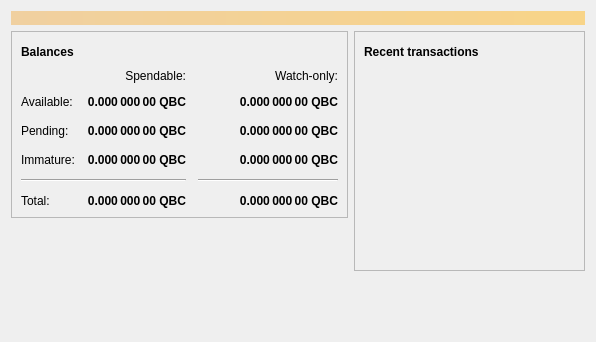
<?xml version="1.0" encoding="UTF-8"?>
<ui version="4.0">
 <class>OverviewPage</class>
 <widget class="QWidget" name="OverviewPage">
  <property name="geometry">
   <rect>
    <x>0</x>
    <y>0</y>
    <width>596</width>
    <height>342</height>
   </rect>
  </property>
  <property name="windowTitle">
   <string>Form</string>
  </property>
  <layout class="QVBoxLayout" name="topLayout">
   <item>
    <widget class="QLabel" name="labelAlerts">
     <property name="visible">
      <bool>false</bool>
     </property>
     <property name="styleSheet">
      <string notr="true">QLabel { background-color: qlineargradient(x1: 0, y1: 0, x2: 1, y2: 0, stop:0 #F0D0A0, stop:1 #F8D488); color:#000000; }</string>
     </property>
     <property name="wordWrap">
      <bool>true</bool>
     </property>
     <property name="margin">
      <number>3</number>
     </property>
     <property name="textInteractionFlags">
      <set>Qt::TextSelectableByMouse</set>
     </property>
    </widget>
   </item>
   <item>
    <layout class="QHBoxLayout" name="horizontalLayout" stretch="1,1">
     <item>
      <layout class="QVBoxLayout" name="verticalLayout_2">
       <item>
        <widget class="QFrame" name="frame">
         <property name="frameShape">
          <enum>QFrame::StyledPanel</enum>
         </property>
         <property name="frameShadow">
          <enum>QFrame::Raised</enum>
         </property>
         <layout class="QVBoxLayout" name="verticalLayout_4">
          <item>
           <layout class="QHBoxLayout" name="horizontalLayout_4">
            <item>
             <widget class="QLabel" name="label_5">
              <property name="font">
               <font>
                <weight>75</weight>
                <bold>true</bold>
               </font>
              </property>
              <property name="text">
               <string>Balances</string>
              </property>
             </widget>
            </item>
            <item>
             <widget class="QPushButton" name="labelWalletStatus">
              <property name="enabled">
               <bool>true</bool>
              </property>
              <property name="maximumSize">
               <size>
                <width>30</width>
                <height>16777215</height>
               </size>
              </property>
              <property name="toolTip">
               <string>The displayed information may be out of date. Your wallet automatically synchronizes with the Quebecoin network after a connection is established, but this process has not completed yet.</string>
              </property>
              <property name="text">
               <string/>
              </property>
              <property name="icon">
               <iconset resource="../bitcoin.qrc">
                <normaloff>:/icons/warning</normaloff>
                <disabledoff>:/icons/warning</disabledoff>:/icons/warning</iconset>
              </property>
              <property name="iconSize">
               <size>
                <width>24</width>
                <height>24</height>
               </size>
              </property>
              <property name="flat">
               <bool>true</bool>
              </property>
             </widget>
            </item>
            <item>
             <spacer name="horizontalSpacer_3">
              <property name="orientation">
               <enum>Qt::Horizontal</enum>
              </property>
              <property name="sizeHint" stdset="0">
               <size>
                <width>40</width>
                <height>20</height>
               </size>
              </property>
             </spacer>
            </item>
           </layout>
          </item>
          <item>
           <layout class="QGridLayout" name="gridLayout">
            <property name="spacing">
             <number>12</number>
            </property>
            <item row="2" column="2">
             <widget class="QLabel" name="labelWatchPending">
              <property name="font">
               <font>
                <weight>75</weight>
                <bold>true</bold>
               </font>
              </property>
              <property name="cursor">
               <cursorShape>IBeamCursor</cursorShape>
              </property>
              <property name="toolTip">
               <string>Unconfirmed transactions to watch-only addresses</string>
              </property>
              <property name="text">
               <string notr="true">0.000 000 00 QBC</string>
              </property>
              <property name="alignment">
               <set>Qt::AlignRight|Qt::AlignTrailing|Qt::AlignVCenter</set>
              </property>
              <property name="textInteractionFlags">
               <set>Qt::LinksAccessibleByMouse|Qt::TextSelectableByKeyboard|Qt::TextSelectableByMouse</set>
              </property>
             </widget>
            </item>
            <item row="2" column="1">
             <widget class="QLabel" name="labelUnconfirmed">
              <property name="font">
               <font>
                <weight>75</weight>
                <bold>true</bold>
               </font>
              </property>
              <property name="cursor">
               <cursorShape>IBeamCursor</cursorShape>
              </property>
              <property name="toolTip">
               <string>Total of transactions that have yet to be confirmed, and do not yet count toward the spendable balance</string>
              </property>
              <property name="text">
               <string notr="true">0.000 000 00 QBC</string>
              </property>
              <property name="alignment">
               <set>Qt::AlignRight|Qt::AlignTrailing|Qt::AlignVCenter</set>
              </property>
              <property name="textInteractionFlags">
               <set>Qt::LinksAccessibleByMouse|Qt::TextSelectableByKeyboard|Qt::TextSelectableByMouse</set>
              </property>
             </widget>
            </item>
            <item row="3" column="2">
             <widget class="QLabel" name="labelWatchImmature">
              <property name="font">
               <font>
                <weight>75</weight>
                <bold>true</bold>
               </font>
              </property>
              <property name="cursor">
               <cursorShape>IBeamCursor</cursorShape>
              </property>
              <property name="toolTip">
               <string>Mined balance in watch-only addresses that has not yet matured</string>
              </property>
              <property name="text">
               <string notr="true">0.000 000 00 QBC</string>
              </property>
              <property name="alignment">
               <set>Qt::AlignRight|Qt::AlignTrailing|Qt::AlignVCenter</set>
              </property>
              <property name="textInteractionFlags">
               <set>Qt::LinksAccessibleByMouse|Qt::TextSelectableByKeyboard|Qt::TextSelectableByMouse</set>
              </property>
             </widget>
            </item>
            <item row="4" column="0" colspan="2">
             <widget class="Line" name="line">
              <property name="orientation">
               <enum>Qt::Horizontal</enum>
              </property>
             </widget>
            </item>
            <item row="4" column="2">
             <widget class="Line" name="lineWatchBalance">
              <property name="sizePolicy">
               <sizepolicy hsizetype="Preferred" vsizetype="Fixed">
                <horstretch>0</horstretch>
                <verstretch>0</verstretch>
               </sizepolicy>
              </property>
              <property name="minimumSize">
               <size>
                <width>140</width>
                <height>0</height>
               </size>
              </property>
              <property name="orientation">
               <enum>Qt::Horizontal</enum>
              </property>
             </widget>
            </item>
            <item row="5" column="0">
             <widget class="QLabel" name="labelTotalText">
              <property name="text">
               <string>Total:</string>
              </property>
             </widget>
            </item>
            <item row="3" column="1">
             <widget class="QLabel" name="labelImmature">
              <property name="font">
               <font>
                <weight>75</weight>
                <bold>true</bold>
               </font>
              </property>
              <property name="cursor">
               <cursorShape>IBeamCursor</cursorShape>
              </property>
              <property name="toolTip">
               <string>Mined balance that has not yet matured</string>
              </property>
              <property name="text">
               <string notr="true">0.000 000 00 QBC</string>
              </property>
              <property name="alignment">
               <set>Qt::AlignRight|Qt::AlignTrailing|Qt::AlignVCenter</set>
              </property>
              <property name="textInteractionFlags">
               <set>Qt::LinksAccessibleByMouse|Qt::TextSelectableByKeyboard|Qt::TextSelectableByMouse</set>
              </property>
             </widget>
            </item>
            <item row="2" column="3">
             <spacer name="horizontalSpacer_2">
              <property name="orientation">
               <enum>Qt::Horizontal</enum>
              </property>
              <property name="sizeHint" stdset="0">
               <size>
                <width>40</width>
                <height>20</height>
               </size>
              </property>
             </spacer>
            </item>
            <item row="3" column="0">
             <widget class="QLabel" name="labelImmatureText">
              <property name="text">
               <string>Immature:</string>
              </property>
             </widget>
            </item>
            <item row="5" column="1">
             <widget class="QLabel" name="labelTotal">
              <property name="font">
               <font>
                <weight>75</weight>
                <bold>true</bold>
               </font>
              </property>
              <property name="cursor">
               <cursorShape>IBeamCursor</cursorShape>
              </property>
              <property name="toolTip">
               <string>Your current total balance</string>
              </property>
              <property name="text">
               <string notr="true">0.000 000 00 QBC</string>
              </property>
              <property name="alignment">
               <set>Qt::AlignRight|Qt::AlignTrailing|Qt::AlignVCenter</set>
              </property>
              <property name="textInteractionFlags">
               <set>Qt::LinksAccessibleByMouse|Qt::TextSelectableByKeyboard|Qt::TextSelectableByMouse</set>
              </property>
             </widget>
            </item>
            <item row="5" column="2">
             <widget class="QLabel" name="labelWatchTotal">
              <property name="font">
               <font>
                <weight>75</weight>
                <bold>true</bold>
               </font>
              </property>
              <property name="cursor">
               <cursorShape>IBeamCursor</cursorShape>
              </property>
              <property name="toolTip">
               <string>Current total balance in watch-only addresses</string>
              </property>
              <property name="text">
               <string notr="true">0.000 000 00 QBC</string>
              </property>
              <property name="alignment">
               <set>Qt::AlignRight|Qt::AlignTrailing|Qt::AlignVCenter</set>
              </property>
              <property name="textInteractionFlags">
               <set>Qt::LinksAccessibleByMouse|Qt::TextSelectableByKeyboard|Qt::TextSelectableByMouse</set>
              </property>
             </widget>
            </item>
            <item row="0" column="2">
             <widget class="QLabel" name="labelWatchonly">
              <property name="text">
               <string>Watch-only:</string>
              </property>
              <property name="alignment">
               <set>Qt::AlignRight|Qt::AlignTrailing|Qt::AlignVCenter</set>
              </property>
             </widget>
            </item>
            <item row="1" column="0">
             <widget class="QLabel" name="labelBalanceText">
              <property name="text">
               <string>Available:</string>
              </property>
             </widget>
            </item>
            <item row="1" column="1">
             <widget class="QLabel" name="labelBalance">
              <property name="font">
               <font>
                <weight>75</weight>
                <bold>true</bold>
               </font>
              </property>
              <property name="cursor">
               <cursorShape>IBeamCursor</cursorShape>
              </property>
              <property name="toolTip">
               <string>Your current spendable balance</string>
              </property>
              <property name="text">
               <string notr="true">0.000 000 00 QBC</string>
              </property>
              <property name="alignment">
               <set>Qt::AlignRight|Qt::AlignTrailing|Qt::AlignVCenter</set>
              </property>
              <property name="textInteractionFlags">
               <set>Qt::LinksAccessibleByMouse|Qt::TextSelectableByKeyboard|Qt::TextSelectableByMouse</set>
              </property>
             </widget>
            </item>
            <item row="1" column="2">
             <widget class="QLabel" name="labelWatchAvailable">
              <property name="font">
               <font>
                <weight>75</weight>
                <bold>true</bold>
               </font>
              </property>
              <property name="cursor">
               <cursorShape>IBeamCursor</cursorShape>
              </property>
              <property name="toolTip">
               <string>Your current balance in watch-only addresses</string>
              </property>
              <property name="text">
               <string notr="true">0.000 000 00 QBC</string>
              </property>
              <property name="alignment">
               <set>Qt::AlignRight|Qt::AlignTrailing|Qt::AlignVCenter</set>
              </property>
              <property name="textInteractionFlags">
               <set>Qt::LinksAccessibleByMouse|Qt::TextSelectableByKeyboard|Qt::TextSelectableByMouse</set>
              </property>
             </widget>
            </item>
            <item row="2" column="0">
             <widget class="QLabel" name="labelPendingText">
              <property name="text">
               <string>Pending:</string>
              </property>
             </widget>
            </item>
            <item row="0" column="1">
             <widget class="QLabel" name="labelSpendable">
              <property name="text">
               <string>Spendable:</string>
              </property>
              <property name="alignment">
               <set>Qt::AlignRight|Qt::AlignTrailing|Qt::AlignVCenter</set>
              </property>
             </widget>
            </item>
           </layout>
          </item>
         </layout>
        </widget>
       </item>
       <item>
        <spacer name="verticalSpacer">
         <property name="orientation">
          <enum>Qt::Vertical</enum>
         </property>
         <property name="sizeHint" stdset="0">
          <size>
           <width>20</width>
           <height>40</height>
          </size>
         </property>
        </spacer>
       </item>
       <item>
        <widget class="QLabel" name="label_6">
         <property name="text">
          <string/>
         </property>
         <property name="pixmap">
          <pixmap>:/icons/backg</pixmap>
         </property>
         <property name="scaledContents">
          <bool>false</bool>
         </property>
         <property name="alignment">
          <set>Qt::AlignCenter</set>
         </property>
         <property name="margin">
          <number>-2</number>
         </property>
        </widget>
       </item>
      </layout>
     </item>
     <item>
      <layout class="QVBoxLayout" name="verticalLayout_3">
       <item>
        <widget class="QFrame" name="frame_2">
         <property name="frameShape">
          <enum>QFrame::StyledPanel</enum>
         </property>
         <property name="frameShadow">
          <enum>QFrame::Raised</enum>
         </property>
         <layout class="QVBoxLayout" name="verticalLayout">
          <item>
           <layout class="QHBoxLayout" name="horizontalLayout_2">
            <item>
             <widget class="QLabel" name="label_4">
              <property name="font">
               <font>
                <weight>75</weight>
                <bold>true</bold>
               </font>
              </property>
              <property name="text">
               <string>Recent transactions</string>
              </property>
             </widget>
            </item>
            <item>
             <widget class="QPushButton" name="labelTransactionsStatus">
              <property name="enabled">
               <bool>true</bool>
              </property>
              <property name="maximumSize">
               <size>
                <width>30</width>
                <height>16777215</height>
               </size>
              </property>
              <property name="toolTip">
               <string>The displayed information may be out of date. Your wallet automatically synchronizes with the Quebecoin network after a connection is established, but this process has not completed yet.</string>
              </property>
              <property name="text">
               <string/>
              </property>
              <property name="icon">
               <iconset resource="../bitcoin.qrc">
                <normaloff>:/icons/warning</normaloff>
                <disabledoff>:/icons/warning</disabledoff>:/icons/warning</iconset>
              </property>
              <property name="iconSize">
               <size>
                <width>24</width>
                <height>24</height>
               </size>
              </property>
              <property name="flat">
               <bool>true</bool>
              </property>
             </widget>
            </item>
            <item>
             <spacer name="horizontalSpacer">
              <property name="orientation">
               <enum>Qt::Horizontal</enum>
              </property>
              <property name="sizeHint" stdset="0">
               <size>
                <width>40</width>
                <height>20</height>
               </size>
              </property>
             </spacer>
            </item>
           </layout>
          </item>
          <item>
           <widget class="QListView" name="listTransactions">
            <property name="styleSheet">
             <string notr="true">QListView { background: transparent; }</string>
            </property>
            <property name="frameShape">
             <enum>QFrame::NoFrame</enum>
            </property>
            <property name="verticalScrollBarPolicy">
             <enum>Qt::ScrollBarAlwaysOff</enum>
            </property>
            <property name="horizontalScrollBarPolicy">
             <enum>Qt::ScrollBarAlwaysOff</enum>
            </property>
            <property name="selectionMode">
             <enum>QAbstractItemView::NoSelection</enum>
            </property>
           </widget>
          </item>
         </layout>
        </widget>
       </item>
       <item>
        <spacer name="verticalSpacer_2">
         <property name="orientation">
          <enum>Qt::Vertical</enum>
         </property>
         <property name="sizeHint" stdset="0">
          <size>
           <width>20</width>
           <height>40</height>
          </size>
         </property>
        </spacer>
       </item>
      </layout>
     </item>
    </layout>
   </item>
  </layout>
 </widget>
 <resources/>
 <connections/>
</ui>
